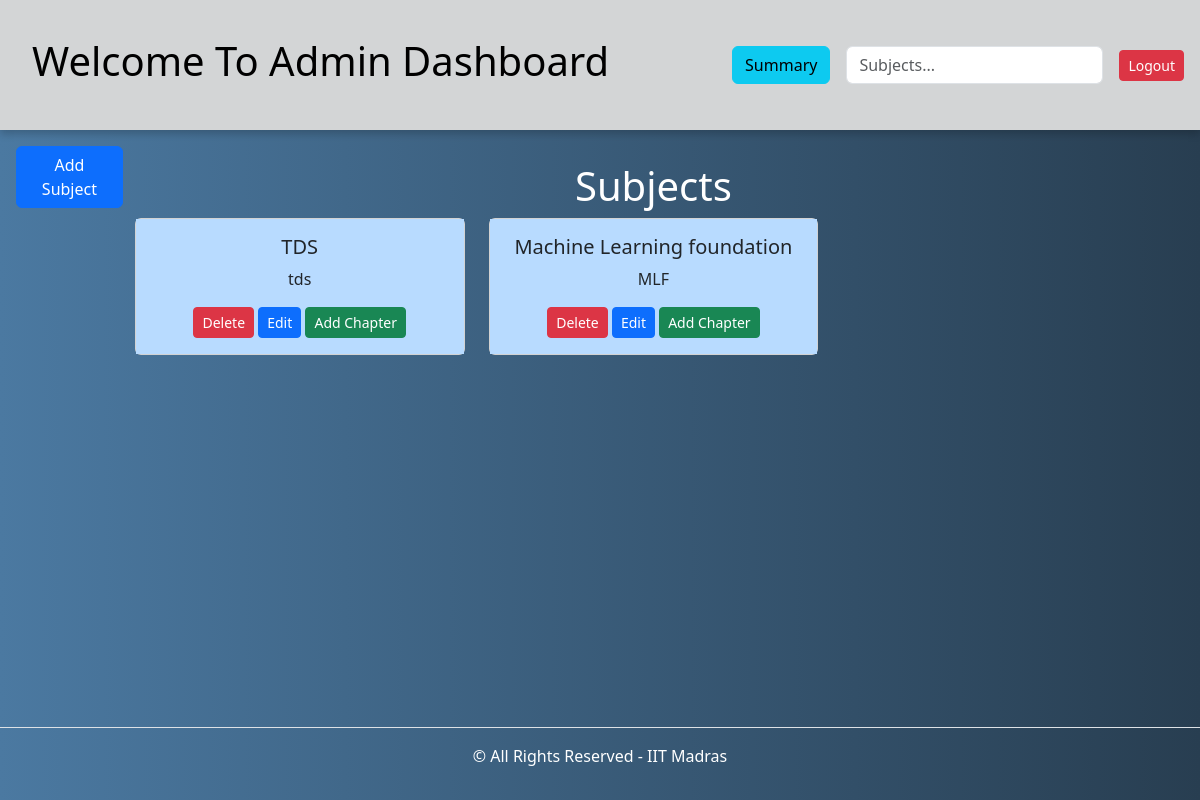
/admin-dashboard (signed in), run on the app's committed database.
### application/models.py (models this page shows, shortened)
class Subject(db.Model):
    id = db.Column(db.Integer, primary_key=True)
    sub_name = db.Column(db.String(255), nullable=False)
    description = db.Column(db.String(500), nullable=False)
    chapters = db.relationship('Chapter', backref='subject', cascade='all, delete-orphan', lazy=True)

### application/routes.py (the view)
@app.route('/admin-dashboard')
def admin_dashboard():
    if 'user_id' not in session or session.get('user_role') != 'admin':
        flash('You must log in first.', 'warning')
        return redirect(url_for('login'))
    subjects = Subject.query.all()
    return render_template('admin_dashboard.html', subjects=subjects)

### templates/admin_dashboard.html (shortened to what this page needs)
{% extends 'base.html' %}
{% block style %}
<link rel="stylesheet" href="{{ url_for('static', filename='admin.css') }}">
<link href="https://cdn.jsdelivr.net/npm/bootstrap@5.3.3/dist/css/bootstrap.min.css" rel="stylesheet">
{% endblock %}
{% block content %}
<div class="header d-flex align-items-center justify-content-between p-3">
  <h1 class="ms-3 text-black">Welcome To Admin Dashboard</h1>
  <div class="d-flex align-items-center">
    <a href="{{ url_for('exam_summary') }}" class="btn btn-info">Summary</a>
    <input type="text" id="searchInput" class="form-control ms-3" placeholder="Subjects...">
    <a href="{{ url_for('logout') }}" class="btn btn-danger btn-sm ms-3">Logout</a>
  </div>
</div>
<div class="main-content text-center p-3">
  <button class="btn btn-primary" data-bs-toggle="modal" data-bs-target="#addSubjectModal">Add Subject</button>
  <div class="container mt-3">
    <h1 style="color: white;">Subjects</h1>
    <div class="row" id="subjectsList">
      {% for subject in subjects %}
      <div class="col-md-4 subject-card">
        <div class="card mb-3">
          <div class="card-body" style="background-color: #b8dbff;">
            <h5 class="card-title">{{ subject.sub_name }}</h5>
            <p class="card-text">{{ subject.description }}</p>
            <a href="/delete_subject/{{ subject.id }}" class="btn btn-danger btn-sm">Delete</a>
            <a href="/edit_subject/{{ subject.id }}" class="btn btn-primary btn-sm">Edit</a>
            <a href="/add_chapter/{{ subject.id }}" class="btn btn-success btn-sm">Add Chapter</a>
          </div>
        </div>
      </div>
      {% endfor %}
    </div>
  </div>
</div>
<footer class="text-center p-3 bg-light mt-4 border-top">
  <p>&copy; All Rights Reserved - IIT Madras</p>
</footer>
{% endblock %}

### static/admin.css (style rules this page uses)
body { background: linear-gradient(to right, #4b79a1, #283e51); color: white; min-height: 100vh; display: flex; flex-direction: column; align-items: center; }
.header { background-color: #d3d5d6; color: white; padding: 30px 15px; width: 100%; height: 130px; top: 40px; z-index: 10; box-shadow: 0px 4px 8px rgba(0, 0, 0, 0.2); }
.main-content { display: flex; justify-content: flex-start; align-items: flex-start; flex-grow: 1; text-align: center; width: 100%; padding: 30px; }
footer { background: linear-gradient(to right, #4b79a1, #283e51); color: white; text-align: center; padding: 10px; margin-top: auto; width: 100%; }

### data on the page
Subject: sub_name "TDS", description "tds"
Subject: sub_name "Machine Learning foundation", description "MLF"
